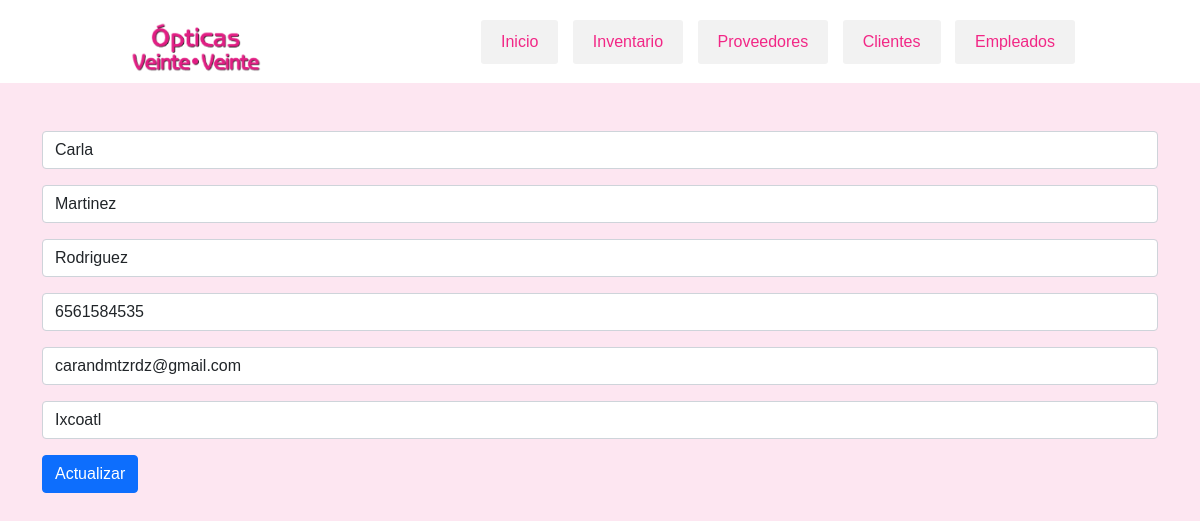
The app's page /actualizarEmpleado.php?id=1 with its own data.
### tables this page shows
CREATE TABLE `empleados` (
  `Id` int(11) NOT NULL,
  `Nombre` varchar(50) NOT NULL,
  `PrimerApellido` varchar(50) NOT NULL,
  `SegundoApellido` varchar(50) NOT NULL,
  `Telefono` varchar(20) NOT NULL,
  `Correo` varchar(100) NOT NULL,
  `Direccion` varchar(255) NOT NULL
);

### actualizarEmpleado.php (the view, shortened to what this page needs)
<?php include ('header.php');?>
<?php
    $con = conectar();
    $id = $_GET['id'];
    $sql = "SELECT * FROM Empleados WHERE Id ='$id'";
    $query = mysqli_query($con, $sql);
    $row = mysqli_fetch_array($query);
?>
<!DOCTYPE html>
<html lang="en">
    <head>
    </head>
    <body>
        <div class="container mt-5">
            <form action="./crudEmpleados/update.php" method="POST">
                <input type="text" class="form-control mb-3" name="nombre" placeholder="Nombre" value="<?php echo $row['Nombre']  ?>">
                <input type="text" class="form-control mb-3" name="primerApellido" placeholder="Primer Apellido" value="<?php echo $row['PrimerApellido']  ?>">
                <input type="text" class="form-control mb-3" name="segundoApellido" placeholder="Segundo Apellido" value="<?php echo $row['SegundoApellido']  ?>">
                <input type="text" class="form-control mb-3" name="telefono" placeholder="Teléfono" value="<?php echo $row['Telefono']  ?>">
                <input type="text" class="form-control mb-3" name="correo" placeholder="Correo" value="<?php echo $row['Correo']  ?>">
                <input type="text" class="form-control mb-3" name="direccion" placeholder="Dirección" value="<?php echo $row['Direccion']  ?>">
                <input type="submit" class="btn btn-primary btn-block" value="Actualizar">
            </form>
        </div>
    </body>
</html>

### estilos.css (style rules this page uses)
* { -webkit-box-sizing: border-box; -moz-box-sizing: border-box; box-sizing: border-box; margin: 0px; padding: 0px; }
body { background: rgb(253, 230, 241); color: #333; font-family: Arial, helvetica, sans-serif; }

### records on screen
empleados: nombre "Carla", primerApellido "Martinez", segundoApellido "Rodriguez", telefono "6561584535", correo "carandmtzrdz@gmail.com", direccion "Ixcoatl"
